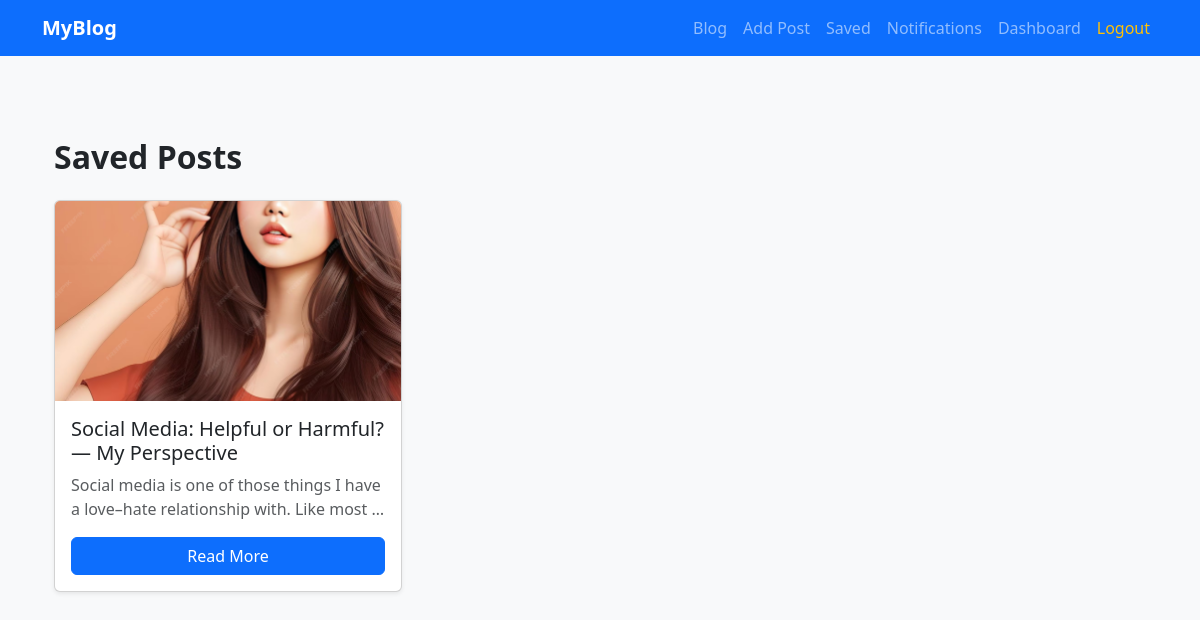
The app's page /blog/saved-posts/ (signed in) with its own data.
### blog_app/models.py (models this page shows, shortened)
class Post(models.Model):
    title = models.CharField(max_length=200)
    content = models.TextField()
    image = models.ImageField(upload_to='posts/', blank=True, null=True)
    author = models.ForeignKey(User, on_delete=models.CASCADE)
    category = models.ForeignKey(Category, on_delete=models.SET_NULL, null=True)
    created_at = models.DateTimeField(auto_now_add=True)

### blog_app/views.py (the view)
# urls.py: path('saved-posts/', views.saved_posts, name='saved_posts'),
@login_required
def saved_posts(request):
    posts = Post.objects.filter(savedpost__user=request.user)
    return render(request, 'saved_posts.html', {'posts': posts})

### templates/saved_posts.html
{% extends 'base.html' %}
{% block content %}
<div class="container py-5">
  <h2 class="fw-bold mb-4">Saved Posts</h2>
  {% if posts %}
    <div class="row g-4">
      {% for post in posts %}
        <div class="col-md-4">
          <div class="card shadow-sm h-100">
            {% if post.image %}
              <img src="{{ post.image.url }}" class="card-img-top" style="height:200px;object-fit:cover;">
            {% endif %}
            <div class="card-body">
              <h5>{{ post.title }}</h5>
              <p class="text-muted">{{ post.content|truncatewords:15 }}</p>
              <a href="{% url 'post_detail' post.id %}" class="btn btn-primary w-100">
                Read More
              </a>
            </div>
          </div>
        </div>
      {% endfor %}
    </div>
  {% else %}
    <p>You haven’t saved any posts yet.</p>
  {% endif %}
</div>
{% endblock %}

### templates/base.html (style rules this page uses)
body { font-family: 'Segoe UI', sans-serif; background-color: #f8f9fa; }

### records on screen
Post: image (picture), title "Social Media: Helpful or Harmful? — My Perspective", content "Social media is one of those things I have a love–hate relationship with. Like most …"
